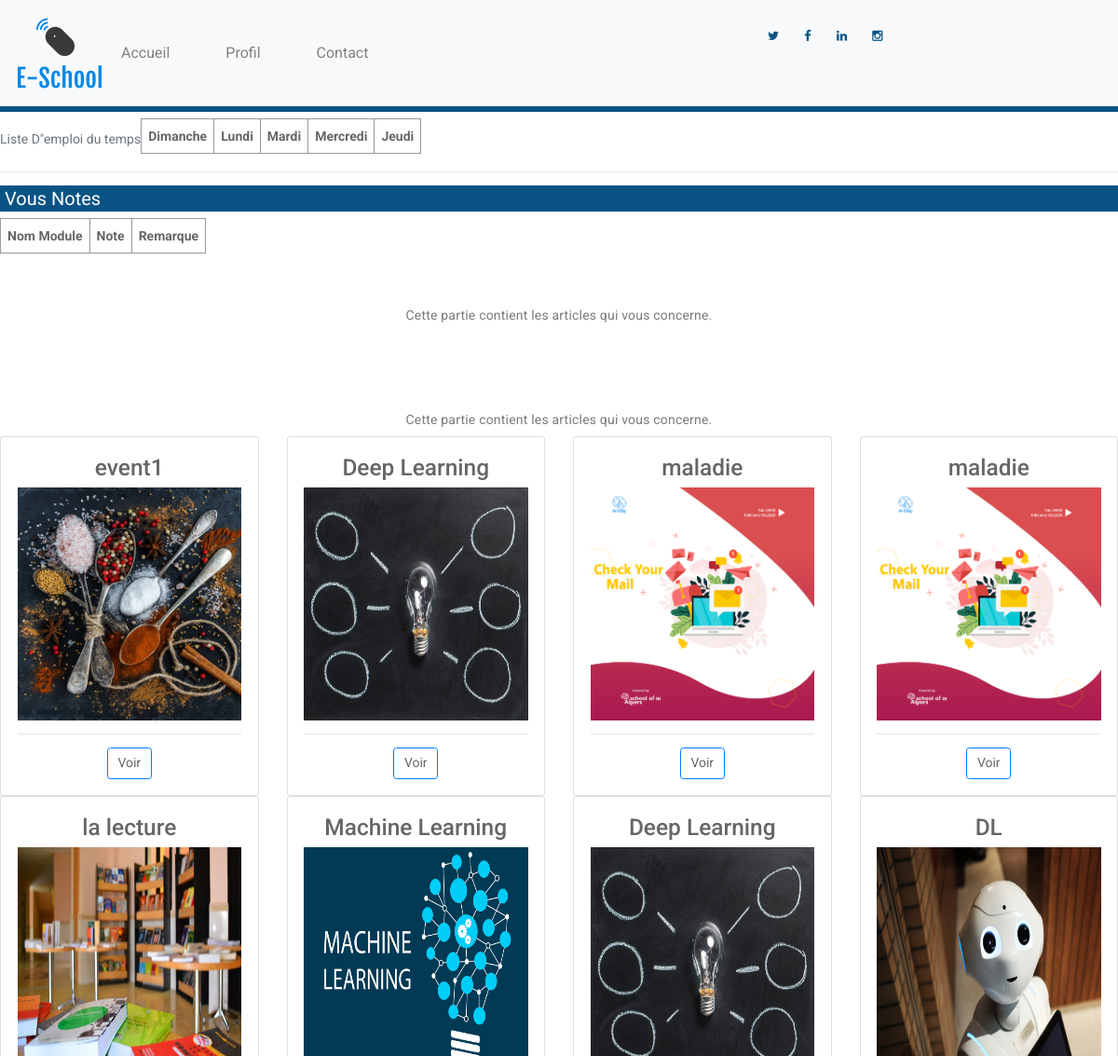
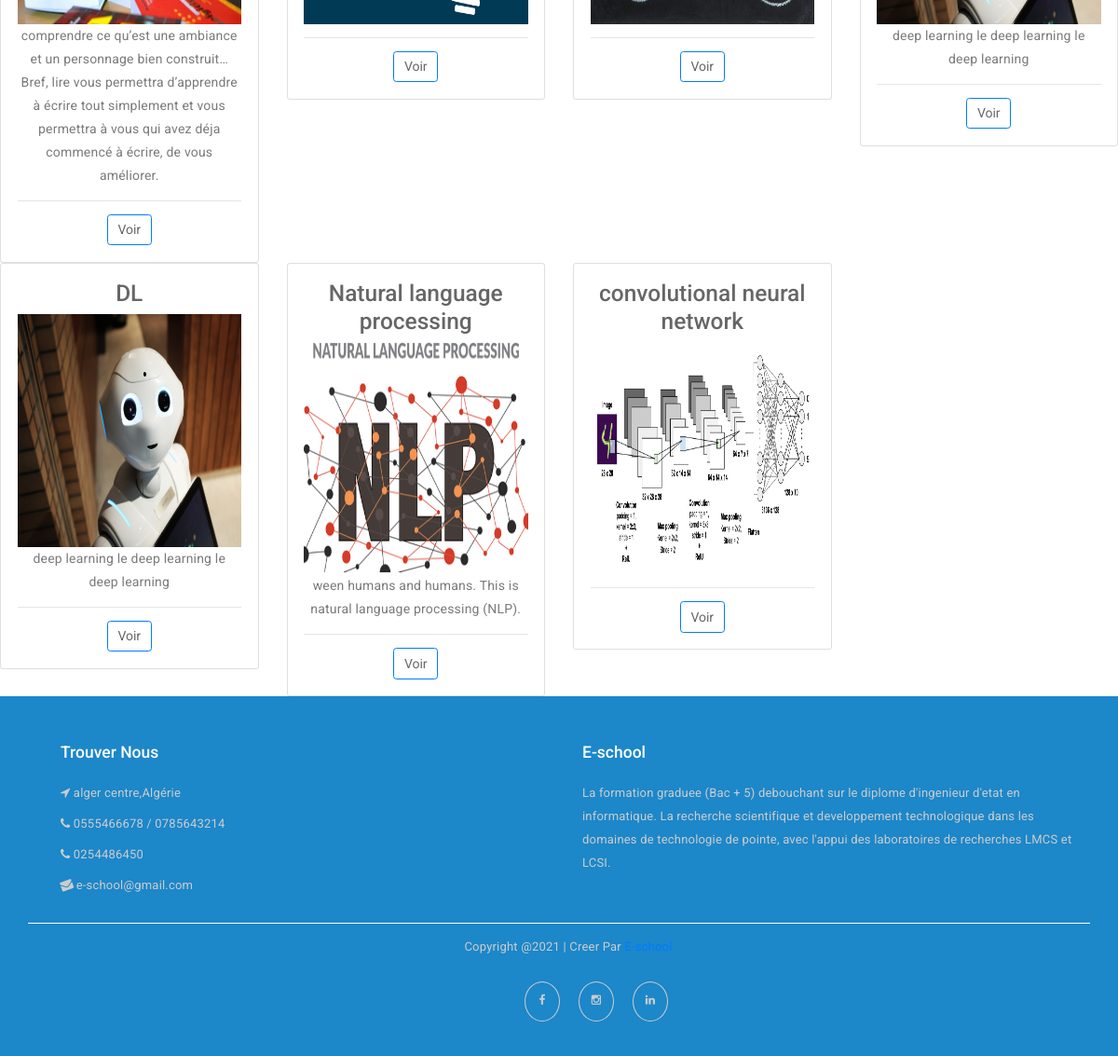
Page /EspaceEleve/AccueilEleve.php on the committed database (2 pictures, top to bottom).
### tables this page shows
CREATE TABLE IF NOT EXISTS `articles` (
  `idArticle` int(11) NOT NULL AUTO_INCREMENT,
  `titre` varchar(100) DEFAULT NULL,
  `descrption` text,
  `imageUrl` varchar(255) DEFAULT NULL,
  `concerner` varchar(255) DEFAULT NULL,
  PRIMARY KEY (`idArticle`)
);

CREATE TABLE IF NOT EXISTS `pagecontact` (
  `id` int(11) NOT NULL AUTO_INCREMENT,
  `facebook` varchar(100) NOT NULL,
  `insta` varchar(100) NOT NULL,
  `linkedin` varchar(100) NOT NULL,
  `website` varchar(100) NOT NULL,
  `address` varchar(255) NOT NULL,
  `numTel1` varchar(25) NOT NULL,
  `numTel2` varchar(25) NOT NULL,
  `fax` varchar(25) NOT NULL,
  `email` varchar(50) NOT NULL,
  `descpt` text NOT NULL,
  PRIMARY KEY (`id`) USING BTREE
);

### Model/article.php (called while the page is built, shortened)
<?php
require_once (__DIR__."/model.php");
class article{
    public static function getAllArticles(){
        $requeste="SELECT * FROM articles";
        return model::request($requeste);
    }
}
?>

### Model/model.php (called while the page is built, shortened)
<?php
class model{
    private static $conn;
    private static $isConnected = false;
    public static function connexion(){
        if(!model::$isConnected){
        try{
            self::$conn = new PDO('mysql:host=localhost;dbname=e-school','root','');
            self::$isConnected = true;
        }
        catch(PDOException $e) {
            echo "Error: " . $e->getMessage();
            exit();
          }
        }
    }
    public static function request($req){
        $stmt=self::$conn->prepare($req);
        $stmt->execute(array());
        return self::fetchAll($stmt);
    }
    public static function fetchAll($resultatRequete){
        if($resultatRequete){
            return $resultatRequete->fetchAll();
        }else{
            return false;
        }
    }
    public static function getField($requeste){
        $stmt=self::$conn->prepare($requeste);
        $stmt -> execute();
        $field = $stmt -> fetch(PDO::FETCH_ASSOC);
        return $field;
    }
}
?>

### Controler/ArtcileCtrl.php (called while the page is built, shortened)
<?php
require_once "../Model/article.php";
class ArticleCtrl{
    public function getAllArticles(){
        return article::getAllArticles();
    }
}
?>

### Model/contact.php (called while the page is built, shortened)
<?php
require_once (__DIR__."/model.php");
class contact{
    public static function getInfoPage(){
        $requete="SELECT * FROM pagecontact";
        return model::getField($requete);
    }
}
?>

### Controler/pageContactCtrl.php (called while the page is built, shortened)
<?php
require_once "../Model/contact.php";
class pageContactCtrl{
    public function getInfoPage(){
        return contact::getInfoPage();
    }
}
?>

### Vue/pageCyclesVue.php (the view, shortened to what this page needs)
<?php
require_once "../Controler/ArtcileCtrl.php";
class pageCyclesVue{
    private $controller;
    public function __construct(){
      $this->controller = new ArticleCtrl();
    }
    public function getTitleSectionArticle(){
      echo ' <div class="text-center">
      <h2>Articles</h2>
      <p>Cette partie contient les articles qui vous concerne.
     </p>
  </div>';
    }
    public function getDebutActivities(){
      echo ' <div class="grey-bg container-fluid"> <div class="text-center">
      <h2>Activities</h2>
      <p>Cette partie contient les articles qui vous concerne.
     </p>
  </div>';
  }
    public function getArticleByCycle($cycle){
      echo '   <div class="row">';
    $articles=$this->controller->getAllArticles();
    foreach($articles as $article){
    if( stristr($article['concerner'],$cycle)==true){
      echo'
      <div class="col-xl-3 col-sm-6 col-12">
        <div class="card">
          <div class="card-content">
            <div class="card-body">
              <div class="media d-flex">
                <div class="media-body text-center">
                  <h3>'.$article['titre'].'</h3>';
                  echo " <img src=" .$article['imageUrl'] . " width='200px' height='250px' >";
                  echo '
                  <p>'. substr($article['descrption'],300).'</p><div class="btn-block">
                  <div class="align-self-center">
                  <hr/>
                  <a class="btn btn-outline-primary" role="button">Voir</a>
                 </div>
                  </div>
                </div>
              </div>
            </div>
          </div>
        </div></div> <br/> <br/>';
    }
    }
    }
    public function getActivities($id){
      echo '   <div class="row">';
        echo '<hr/><div/>';
    }
}
?>

### Vue/EleveVues/infopageVue.php (shortened to what this page needs)
<?php
require_once "../Controler/pageContactCtrl.php";
class infopageVue{
    public function getMenu(){
        echo '
        <nav class="navbar navbar-expand-md navbar-light bg-light">
            <a href="#" >
                <img src="../school/logo/logoBleu.png"  width="70%" height="100px" alt="ESchool">
            </a>
            <button class="navbar-toggler" type="button" data-toggle="collapse" data-target="#navbarNavDropdown" aria-controls="navbarNavDropdown" aria-expanded="false" aria-label="Toggle navigation">
        <span class="navbar-toggler-icon"></span>
      </button>
      <div class="collapse navbar-collapse" id="navbarNavDropdown">
        <ul class="navbar-nav">
          <li class="nav-item active">
          <a class="dropbtn" href="../EspaceEleve/AccueilEleve.php">Accueil
           <span class="sr-only">(current)</span></a>
          </li>
          <li class="nav-item ">
          <a class="dropbtn" href="../EspaceEleve/infopage.php">Profil</a>
          </li>
          <li class="nav-item">
          <a class="dropbtn" href="../EspaceEleve/contactPage.php">Contact</a>
          </div>
        </ul>
        <ul class="navbar-right">
        <div id="topbar">
                      <div class="container ">
                        <div class="social-links">
                          <a href="#" class="twitter"><i class="fa fa-twitter"></i></a>
                          <a href="#" class="facebook"><i class="fa fa-facebook"></i></a>
                          <a href="#" class="linkedin"><i class="fa fa-linkedin"></i></a>
                          <a href="#" class="instagram"><i class="fa fa-instagram"></i></a>
                        </div>
                      </div>
                  </div>
    </ul>
      </div>
        </nav>';
    }
    public function getContact(){
        $pageCtrl=new pageContactCtrl();
        $info=$pageCtrl->getInfoPage();
        if(count($info)>0){
            echo '
            <br/>
            <footer class="footer">
            <div class="container bottom_border">
            <div class="row">
            <div class=" col-sm-4 col-md col-sm-4  col-12 col">
            <h5 class="headin5_amrc col_white_amrc pt2">Trouver Nous</h5>
            <p><i class="fa fa-location-arrow"></i>   '.$info['address'].'</p>
            <p><i class="fa fa-phone"></i>    '.$info['numTel1'].' / '.$info['numTel2'].'  </p>
            <p><i class="fa fa-phone"></i>    '.$info['fax'].'  </p>
            <p><i class="fa fa fa-envelope"></i>   '.$info['email'].'  </p>
            </div>
            <div class=" col-sm-4 col-md  col-6 col">
            <h5 class="headin5_amrc col_white_amrc pt2">E-school</h5>
                                    <p>'.$info['descpt'].'</p>
            </div>
            </div>
            </div>
            <div class="container">
            <p class="text-center">Copyright @2021 | Creer Par <a href="'.$info['website'].'">E-school</a></p>
            <ul class="social_footer_ul">
            <li><a href="'.$info['facebook'].'"><i class="fa fa-facebook-f"></i></a></li>
            <li><a href="'.$info['insta'].'"><i class="fa fa-instagram"></i></a></li>
            <li><a href="'.$info['linkedin'].'"><i class="fa fa-linkedin"></i></a></li>
            </ul>
            </div>
            </footer>';
        }
    }
    public function getEmploiTemps($e){
        echo '        <fieldset><legend>'.$e['nom'].'  '.$e['prenom'].' </legend>
        <table>
        <caption >Liste D"emploi du temps</caption>
        <tr>
        <th>Dimanche</th>
        <th>Lundi</th>
        <th>Mardi</th>
        <th>Mercredi</th>
        <th>Jeudi</th>
        </tr>';
        echo '</table>        </fieldset><hr/> ';
    }
}
?>

### public/CSS/gestionusersstyle.css (style rules this page uses)
html, body { min-height: 90%; }
body, div, form, input, label ,select { padding: 0; margin: 0; outline: none; font-family: Roboto, Arial, sans-serif; font-size: 13px; color: #666; line-height: 22px; }
legend { color: #fff; background-color: #095484; padding: 3px 5px; font-size: 20px; }
.btn-block { margin-top: 10px; text-align: center; }
table { border-collapse: collapse; display: flex; width: 500px; }
td, th { border: 1px solid #999; padding: 0.5rem; text-align: left; }

### assets/css/admin-style.css (style rules this page uses)
body { font-family: 'Roboto Slab', sans-serif; }
p { font-size: 14px; line-height: 25px; color: #7a7a7a; letter-spacing: 0.2px; }
img { width: 100%; overflow: hidden; }
#topbar { padding: 0 0 10px 0; transition: all 0.5s; }
#topbar .social-links { text-align: right; }
.navbar-right { position: absolute; right: 0px; }
li a, .dropbtn { display: inline-block; color: white; text-align: center; padding: 14px 16px; text-decoration: none; }
.dropbtn { color: gray; padding: 16px; font-size: 16px; border: none; cursor: pointer; }
#topbar .social-links a { color: #095484; padding: 4px 12px; display: inline-block; line-height: 2px; }
#topbar .social-links a:first-child { border-left: 0; }
.fa-envelope { transform: rotate(-20deg); }
.col_white_amrc { color:#FFF; }
footer { width:100%; background-color:#1c87c9; min-height:250px; padding:10px 0px 25px 0px ; }
.pt2 { padding-top:40px ; margin-bottom:20px ; }
footer p { font-size:13px; color:#CCC; padding-bottom:0px; margin-bottom:8px; }
.bottom_border { border-bottom:1px solid #fff; padding-bottom:20px; }
.social_footer_ul { display:table; margin:15px auto 0 auto; list-style-type:none; }
.social_footer_ul li { padding-left:20px; padding-top:10px; float:left; }
.social_footer_ul li a { color:#CCC; border:1px solid #CCC; padding:8px;border-radius:50%; }
.social_footer_ul li i { width:20px; height:20px; text-align:center; }

### public/CSS/stylevues.css (style rules this page uses)
html, body { min-height: 100%; padding: 0; margin: 0; font-family: Roboto, Arial, sans-serif; font-size: 14px; color: #666; }
h2 { margin: 0 0 20px; font-weight: 400; color: #fff; }
p { margin: 0 0 5px; }
.fa-envelope { transform: rotate(-20deg); }
ul { column-count: 2; column-gap: 2rem; list-style: none; }
.container { display: block; position: relative; padding-left: 35px; margin-bottom: 12px; cursor: pointer; font-size: 12px; -webkit-user-select: none; -moz-user-select: none; -ms-user-select: none; user-select: none; }
.col_white_amrc { color:#FFF; }
footer { width:100%; background-color:#1c87c9; min-height:250px; padding:10px 0px 25px 0px ; }
.pt2 { padding-top:40px ; margin-bottom:20px ; }
footer p { font-size:13px; color:#CCC; padding-bottom:0px; margin-bottom:8px; }
.bottom_border { border-bottom:1px solid #fff; padding-bottom:20px; }
.social_footer_ul { display:table; margin:15px auto 0 auto; list-style-type:none; }
.social_footer_ul li { padding-left:20px; padding-top:10px; float:left; }
.social_footer_ul li a { color:#CCC; border:1px solid #CCC; padding:8px;border-radius:50%; }
.social_footer_ul li i { width:20px; height:20px; text-align:center; }

### rows in the picture
articles: titre "event1", imageUrl (picture)
articles: titre "Deep Learning", imageUrl (picture)
articles: titre "maladie", imageUrl (picture)
articles: titre "maladie", imageUrl (picture)
articles: titre "la lecture", imageUrl (picture), descrption "comprendre ce qu’est une ambiance et un personnage bien construit… Bref, lire vous permettra d’apprendre à écrire tout simplement et vous permettra à vous qui avez déja commencé à écrire, de vous améliorer."
articles: titre "Machine Learning", imageUrl (picture)
articles: titre "Deep Learning", imageUrl (picture)
articles: titre "DL", imageUrl (picture), descrption "deep learning le deep learning le deep learning"
articles: titre "DL", imageUrl (picture), descrption "deep learning le deep learning le deep learning"
articles: titre "Natural language processing", imageUrl (picture), descrption "ween humans and humans. This is natural language processing (NLP)."
articles: titre "convolutional neural network", imageUrl (picture)
pagecontact: address "alger centre,Algérie", numTel1 "0555466678", numTel2 "0785643214", fax "0254486450", email "e-school@gmail.com", descpt "La formation graduee (Bac + 5) debouchant sur le diplome d'ingenieur d'etat en informatique. La recherche scientifique et developpement technologique dans les domaines de technologie de pointe, avec l'appui des laboratoires de recherches LMCS et LCSI."
